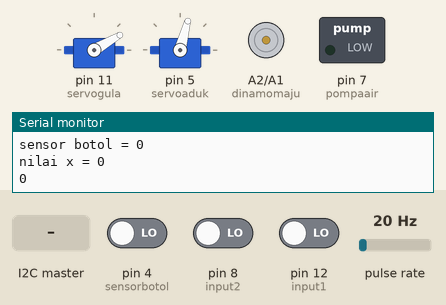
Simulated run of this sketch. Board: Arduino Uno, built with avr-gcc and run on an emulated ATmega328P. Shown: 2 × servo, motor-driver pin pairs drawn as motors (green arrow = first pin HIGH = forward, orange = second pin HIGH = backward, longer = more drive), switched loads named in the sketch (green lamp = pin HIGH), the last lines printed to the serial monitor. Wiring (inferred from the names in the program): pulse sensor: data pin 2. The inputs (shaded band) are chosen by the test bench; at power-on: pin 4 (sensorbotol) LOW, pin 8 (input2) LOW, pin 12 (input1) LOW, pulse rate 20 Hz.

Above: at 1.3 s.
1.4 s: the I2C master sends the byte 1
At 2.8 s:
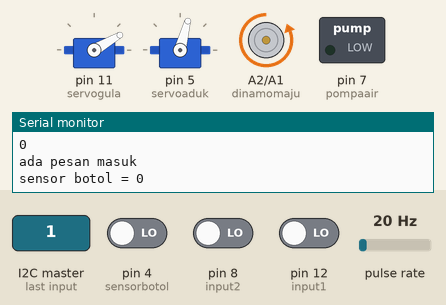
3.1 s: pin 4 (sensorbotol) driven HIGH
At 4.4 s:
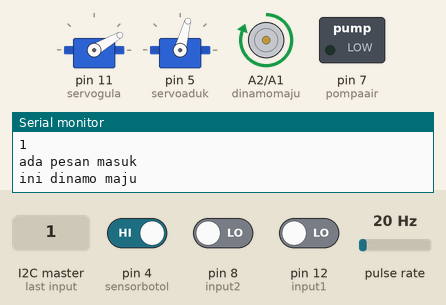
4.7 s: pin 8 (input2) driven HIGH
At 6.6 s:
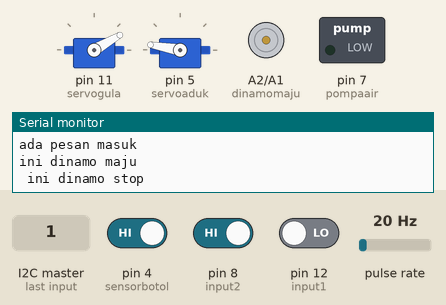
6.9 s: pin 12 (input1) driven HIGH
11.9 s: the I2C master sends the byte 90
16.9 s: the I2C master sends the byte 0
Timing chart, 0 to 19.9 s (numbered marks = the images above; inputs shaded):
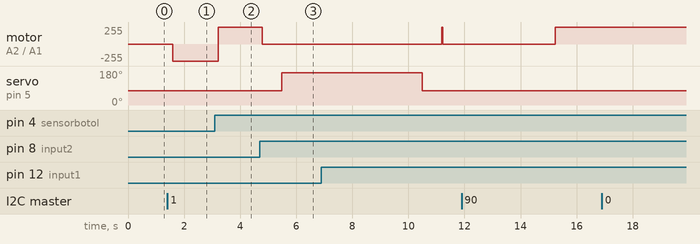

Measured:
- after the input at 3.1 s, motor on A2 (dinamomaju) / A1 (dinamomundur): backward 255/255 → forward 255/255 after 0.12 s
- after the input at 4.7 s, motor on A2 (dinamomaju) / A1 (dinamomundur): forward 255/255 → stopped after 0.09 s; servo on pin 5 (servoaduk): 75° → 170° after 0.79 s

The sketch:

slave.ino
```cpp
#include <Servo.h>
#include <Wire.h>
//=========================== water flow=================
int sensorInterrupt = 0;  // interrupt 0
int sensorPin       = 2; //Digital Pin 2
int solenoidValve = 4; // Digital pin 5
unsigned int SetPoint = 500; //400 milileter

int x = 0;

Servo servo1;
Servo servo2;
Servo servo3;
Servo servo4;
Servo servo5;

/*The hall-effect flow sensor outputs pulses per second per litre/minute of flow.*/
float calibrationFactor = 72; //You can change according to your datasheet default 70

volatile byte pulseCount = 0;

float flowRate = 0.0;
unsigned int flowMilliLitres = 0;
unsigned long totalMilliLitres = 0;
unsigned long milis;
unsigned long oldTime = 0;
//==================================================

// penerima
String data = "";
char input = "";
int servosusu = 9, servokopi = 10, servogula = 11, dinamomundur = A1, dinamomaju = A2 , input1 = 12, input2 = 8, sensorbotol = 4, pompaair = 7, sensorflow = 2, servoaduk = 5, servobotol = 6;
bool maju = true, mundur = true, s_input1 = true, s_input2 = true, s_input3 = true, dinamomju = true, dinamomndur = true, dinamostp = true, servojalanstate = true, servot = true, jalan = false;


void setup()
{
  //  Wire.begin(8);
  //  Wire.onReceive(terimaevent);
  Wire.begin(9);
  Wire.onReceive(receiveEvent);

  Serial.begin(9600);
  pinMode(dinamomaju, OUTPUT);
  pinMode(dinamomundur, OUTPUT);
  //  pinMode(servokopi, OUTPUT);
  //  pinMode(servosusu, OUTPUT);
  //  pinMode(servogula, OUTPUT);
  pinMode(input1, INPUT);
  pinMode(input2, INPUT);
  //  pinMode(input3, INPUT);
  pinMode(sensorbotol, INPUT);
  pinMode(pompaair, OUTPUT);
  pinMode(sensorflow, INPUT);
  //  digitalWrite(dinamomaju, HIGH);
  //  digitalWrite(dinamomundur,  HIGH);
  pinMode(sensorPin, INPUT);
  digitalWrite(sensorPin, HIGH);
  //   servo1.attach(servokopi);
  //      servo2.attach(servogula);
  //         servo3.attach(servosusu);
  /*The Hall-effect sensor is connected to pin 2 which uses interrupt 0. Configured to trigger on a FALLING state change (transition from HIGH
    (state to LOW state)*/

  attachInterrupt(sensorInterrupt, pulseCounter, FALLING);
  delay(100);
  //  digitalWrite(dinamomundur, LOW);
  servo3.attach(servogula);
  servo3.write(30);
  servo4.attach(servoaduk);
  servo4.write(75); //servo keatas
}
void receiveEvent(int bytes)
{
  x = Wire.read();
}

void loop()
{
  milis = millis();
  int input_1 = digitalRead(input1);
  int input_2 = digitalRead(input2);
  int sensorbtl = digitalRead(sensorbotol);
  //  int input_3 = digitalRead(input3);
  ////  Serial.print(input_1);
  //  Serial.print(digitalRead(input1));
  //  Serial.print(digitalRead(input2));
//    Serial.println(digitalRead(sensorbotol));

  //  //=======================================menerima request dari arduino master =============
  //
  //
Serial.print("sensor botol = ");
 Serial.println(sensorbtl);

if(x > 0){
  jalan = true;

  }

  Serial.print("nilai x = ");
  Serial.println(x);
  Serial.println(sensorbtl);
if(jalan == true){
  Serial.println("ada pesan masuk");
  if (sensorbtl == 1) {
    dinamo("maju");
    if (input_1 == 1 && s_input1 == true)
    {
      dinamomju = false;
      //      Serial.print("input 1 = ");
      //      Serial.println(input_1);
      Serial.println("sensor 1 terdeteksi");
      Serial.print(" ");
      dinamo("stop");
      s_input1 = false;
      dinamostp = false;
      delay(4000);
//      while(servot  == true){
////       servojalan_pesanan("kopi_manis");
//      }
      dinamomju = true;

    }
    //||==============proses peracikan minuan ===============||
    // ||                                                                                                                                    ||
    //||============================================||


    //
    if (input_2 == 1 && s_input2 == true)
    {
      dinamostp = true;
      dinamomju = false;
      //                s_input1 = false;
      //                 s_input2 = false;
      //      Serial.println(input_2);
      //         Serial.println("sensor 2 terdeteksi");
      Serial.print(" ");
      dinamo("stop");
      //      pompa();
      //      dinamo("stop");
      s_input2 = false;
      dinamostp = true;
      delay(700);

      servo4.attach(5);
  servo4.write(170); //servo ke bawah
  delay(5000);
  servo4.attach(servoaduk);
  servo4.write(75); //servo keatas
  delay(700);

      dinamomju = true;

      //      dinamo("maju");
    }


    }
  }
  else  if(sensorbtl == 0){
jalan = false;
 x = 0;
    delay(1500);
    dinamo("mundur");

        s_input1 = true;
    s_input2 = true;
//       Wire.beginTransmission(8);
//    Wire.write(1);
//    Wire.endTransmission();
//    Serial.println("kirim data k master");
  }
}
//

void pompa()
{

  //  digitalWrite(pompaair, HIGH);

  if ((milis - oldTime) > 1000)   // Only process counters once per second
  {
    // Disable the interrupt while calculating flow rate and sending the value to the host
    detachInterrupt(sensorInterrupt);

    // Because this loop may not complete in exactly 1 second intervals we calculate the number of milliseconds that have passed since the last execution and use that to scale the output. We also apply the calibrationFactor to scale the output based on the number of pulses per second per units of measure (litres/minute in this case) coming from the sensor.
    flowRate = ((1000.0 / (millis() - oldTime)) * pulseCount) / calibrationFactor;

    // Note the time this processing pass was executed. Note that because we've
    // disabled interrupts the millis() function won't actually be incrementing right
    // at this point, but it will still return the value it was set to just before
    // interrupts went away.
    oldTime = millis();

    // Divide the flow rate in litres/minute by 60 to determine how many litres have
    // passed through the sensor in this 1 second interval, then multiply by 1000 to
    // convert to millilitres.
    flowMilliLitres = (flowRate / 60) * 1000;

    // Add the millilitres passed in this second to the cumulative total
    totalMilliLitres += flowMilliLitres;

    unsigned int frac;

    // Print the flow rate for this second in litres / minute
    Serial.print("Flow rate: ");
    Serial.print(flowMilliLitres, DEC);  // Print the integer part of the variable
    Serial.print("mL/Second");
    Serial.print("\t");

    // Print the cumulative total of litres flowed since starting
    Serial.print("Output Liquid Quantity: ");
    Serial.print(totalMilliLitres, DEC);
    Serial.println("mL");
    Serial.print("\t");

    if (totalMilliLitres > 150)
    {
      digitalWrite(pompaair, HIGH);
    }

    // Reset the pulse counter so we can start incrementing again
    pulseCount = 0;

    // Enable the interrupt again now that we've finished sending output
    attachInterrupt(sensorInterrupt, pulseCounter, FALLING);
  }
}


void pulseCounter()
{
  // Increment the pulse counter
  pulseCount++;

}

//=======================dinamo state ====================
void dinamostate() {
  if (dinamomju == true) {
    dinamo("maju");
  }
  if (dinamomju == false) {
    dinamo("stop");
  }
  //      if{
  //
  //        }

}
//=================================================


//=========================dinamo ===================
void dinamo(String dnmo)
{
  //  Serial.println("ini dinamo ");
  if (dnmo == "maju" && dinamomju == true )
  {
    Serial.println("ini dinamo maju");
    digitalWrite(dinamomundur, LOW);
    digitalWrite(dinamomaju, HIGH);
    //    digitalWrite(dinamomundur, LOW);

  }
  else if (dnmo == "mundur" && dinamomndur == true)
  {
    //        digitalWrite(dinamomaju, HIGH);
    digitalWrite(dinamomundur, HIGH);
    digitalWrite(dinamomaju, LOW);
    Serial.println("ini dinamo mundur");

  }
  else if (dnmo == "stop" && dinamostp == true)
  {
    Serial.println("ini dinamo stop");
    digitalWrite(dinamomaju, LOW);
    digitalWrite(dinamomundur, LOW);
  }

}
//=================================================

void servojalan_pesanan(String pesan) {
  if ("kopi_manis") {
    servo2.attach(servokopi);
    servo2.write(90);
    delay(500);
     servo2.attach(servokopi);
    servo2.write(30);
    delay(500);
  servo2.attach(servokopi);
    servo2.write(90);
    delay(500);
     servo2.attach(servokopi);
    servo2.write(30);
    delay(500);

    servot = false;
  } else if ("kopi_sedang") {
  } else if ("kopi_pahit") {
  } else if ("kopi_susu") {
  } else if ("susu") {
  }
}
void servojalan(String servohasil) {
  if (servohasil == "kopi" && servojalanstate == true) {
    Serial.println("halo apa kabar");
    servo1.attach(servokopi);
    servo1.write(30);
    delay(500);
    servo1.attach(servokopi);
    servo1.write(70);
    delay(500);
    //servojalanstate = false;
    //   dinamomju = true;

  }
  else  if (servohasil == "gula" && servojalanstate == true) {
    servo2.attach(servogula);
    servo2.write(30);
    delay(500);
    servo2.attach(servogula);
    servo2.write(70);
    //  delay(500);
    servojalanstate = false;
    dinamomju = true;
  }
  else  if (servohasil == "susu" && servojalanstate == true) {

    servo3.attach(servosusu);
    servo3.write(70);
    delay(500);
    servo3.attach(servosusu);
    servo3.write(70);
    delay(500);
    servojalanstate = false;
    dinamomju = true;
  }
  else {
    dinamomju = true;
  }
  //  else  if (servohasil == "kopimanis") {
  //  }
  //   else  if (servohasil == "kopisedang") {
  //  }
  //  else  if (servohasil == "susu") {
  //  }
  //   else  if (servohasil == "kopisusu") {
  //  }
}
```
